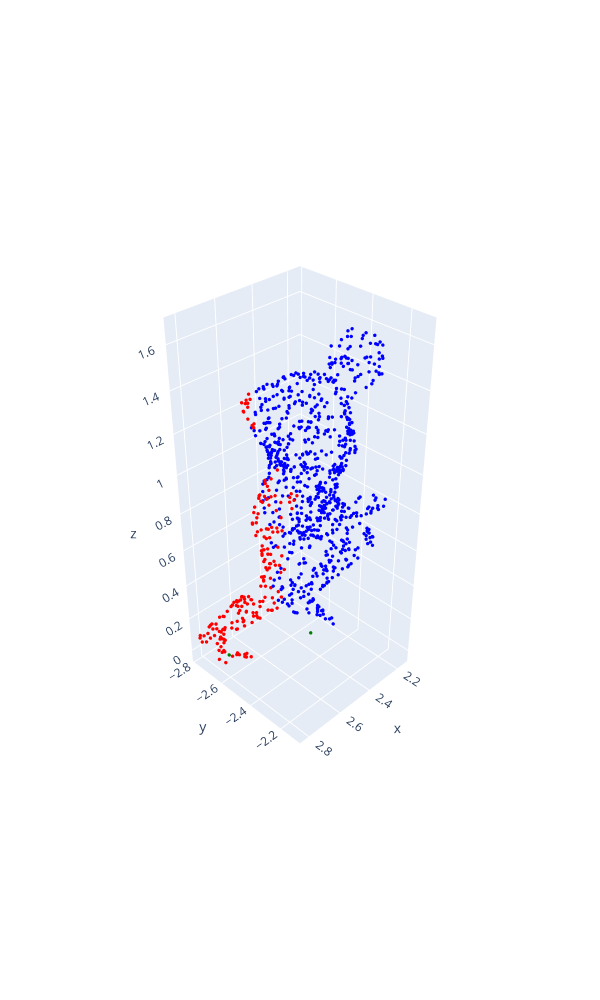

The code cell stored with this chart in its notebook:
### Code cell
datasets_path = "datasets/action_smplx_models"

bools = []
for _ in range(1):
    while True:
        p = np.random.choice(os.listdir(datasets_path))
        if p != "male2_Calibration_stageii.npz":
            break
        
    p = datasets_path + "/" + p
    rand_idx = np.random.randint(0, int(np.load(p)["mocap_time_length"] * 120) - 120)
    td = 60

    points1, faces1 = utils.sampled_verts_from_path(p, idx = rand_idx, return_faces=True)
    points2, faces2 = utils.sampled_verts_from_path(p, idx = rand_idx + td, return_faces=True)
    mask = (points1[:,2] < np.percentile(points1[:,2], 10))
    utils.plot_arr(points1, color = ["red" if x else "blue" for x in mask])
    feet_only = points1[mask][:,:-1]
    # plt.scatter(feet_only[:,0], feet_only[:,1])
    # plt.scatter(points1.mean(axis = 0)[0], points1.mean(axis = 0)[1])
    diff = points2.mean(axis = 0) - points1.mean(axis=0)
    # plt.scatter(points1.mean(axis = 0)[0] + diff[0] / 25, points1.mean(axis = 0)[1] + diff[1] / 25)
    means = scipy.cluster.vq.kmeans(feet_only, 2)[0]
    #plt.scatter(kmeans[:,0], kmeans[:,1])
    middle_dists = (means - points1[:,:-1].mean(axis = 0)) @ (np.cross(np.append(diff[:-1], 0), np.array([0,0,1])))[:-1]
    l_ind = np.argmin(middle_dists)
    r_ind = np.argmax(middle_dists)
    m1dists = np.linalg.norm(points1 - np.array([means[r_ind, 0], means[r_ind, 1], 0]), axis = 1)
    m2dists = np.linalg.norm(points1 - np.array([means[l_ind, 0], means[l_ind, 1], 0]), axis = 1)
    fig = utils.plot_arr(np.append(points1, np.array([
        [means[0, 0], means[0, 1], 0],
        [means[1, 0], means[1, 1], 0]
    ]), axis = 0), color = ["blue" if x else "red" for x in (m1dists > m2dists)] + ["green"] * 2)

    bools.append("right" in utils.faces_to_regions([faces1[np.argmin(np.linalg.norm(points1 - np.array([means[r_ind, 0], means[r_ind, 1], 0]), axis = 1))]])[0])
    # red = right?
print(bools[0])
fig.show()

### Figure 1 — Plotly figure (JSON) as saved in the notebook; plotly's stock layout.template omitted (floating-point values rounded to 4 significant figures; data arrays with more than 128 entries replaced by an {"elided": "..."} marker saying what was removed)
{"data": [{"marker": {"color": {"elided": "1002 str values"}, "colorscale": [[0, "#0508b8"], [0.08333, "#1910d8"], [0.1667, "#3c19f0"], [0.25, "#6b1cfb"], [0.3333, "#981cfd"], [0.4167, "#bf1cfd"], [0.5, "#dd2bfd"], [0.5833, "#f246fe"], [0.6667, "#fc67fd"], [0.75, "#fe88fc"], [0.8333, "#fea5fd"], [0.9167, "#febefe"], [1, "#fec3fe"]], "showscale": false, "size": 2}, "mode": "markers", "type": "scatter3d", "x": {"elided": "1002 float values"}, "y": {"elided": "1002 float values"}, "z": {"elided": "1002 float values"}}], "layout": {"height": 1000, "scene": {"aspectmode": "data", "camera": {"eye": {"x": 2.5, "y": 2.5, "z": 2.5}}}, "width": 600}}
